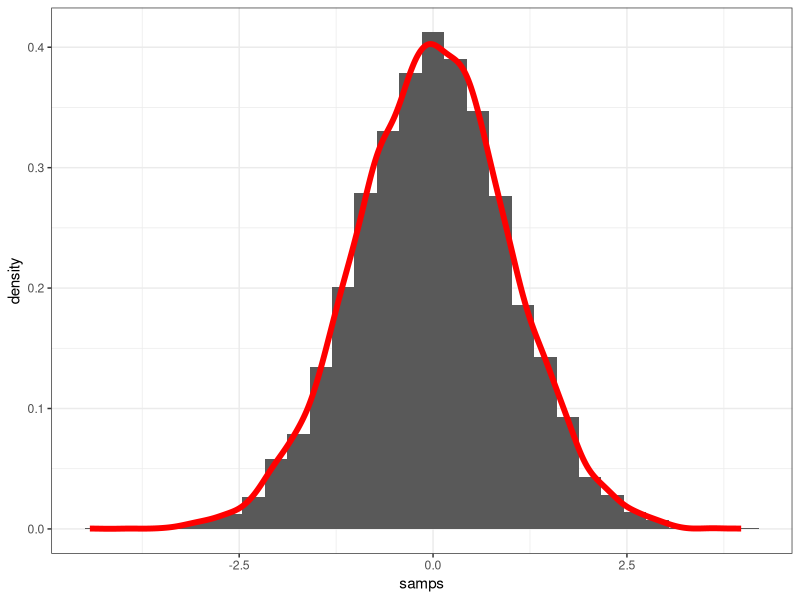
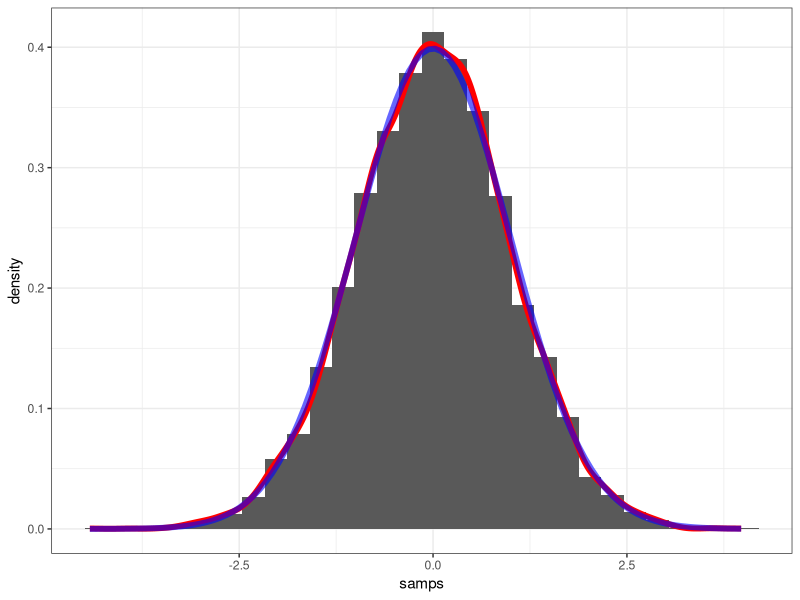
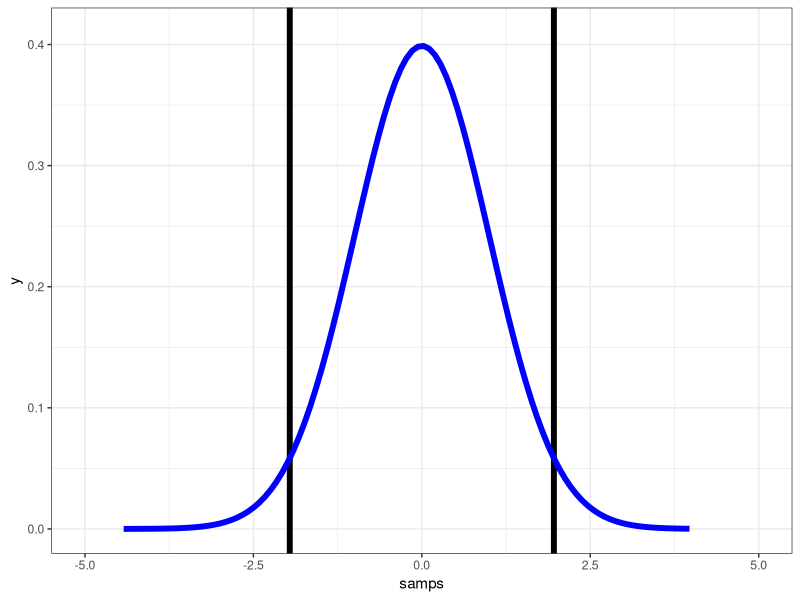
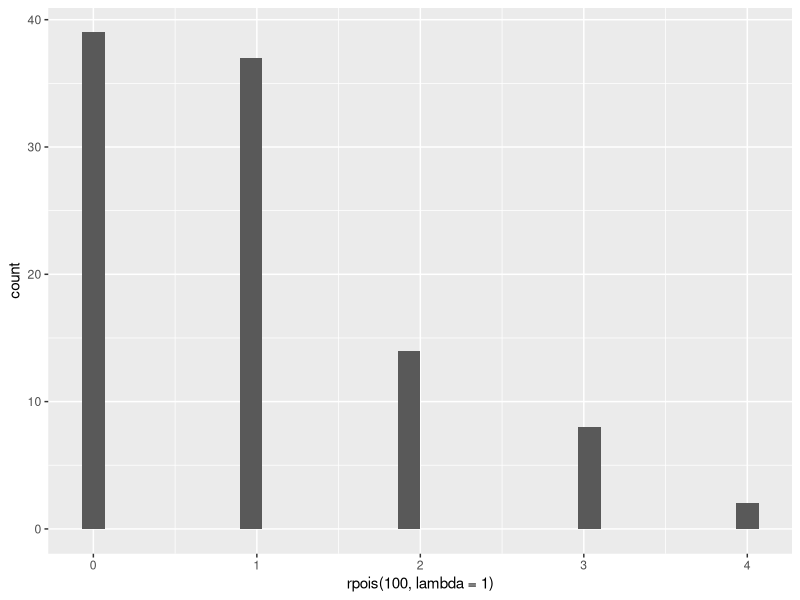

Recreate these plots in R, in order.
## ---- chunk 1
stdnorm_samps <- data.frame( samps = rnorm(n = 10000, mean = 0, sd = 1) )

library(ggplot2)

ggplot(data = stdnorm_samps, aes(x = samps)) +
  geom_histogram( aes( y = ..density.. ) ) +
  geom_density(colour = "red", size = 2) + 
  theme_bw()
## ---- chunk 2
ggplot(data = stdnorm_samps, aes(x = samps)) +
  geom_histogram( aes( y = ..density.. ) ) +
  geom_density(colour = "red", size = 2) + 
  stat_function( fun = dnorm, colour = "blue", alpha = 0.6, size = 2) +
  theme_bw()
## ---- chunk 3
qnorm(.025)
qnorm(.975)
## ---- chunk 4
ggplot(data = stdnorm_samps, aes(x = samps)) +
  coord_cartesian(xlim = c(-5, 5), ylim = c(0, 0.41)) +
  geom_vline(xintercept = c(-1.96, 1.96), size = 2 ) +
  stat_function( fun = dnorm, colour = "blue", size = 2) +
  theme_bw()
## ---- chunk 5


## ---- chunk 6
ggplot(data = NULL) +
  geom_histogram(aes(x = rpois(100, lambda = 1)))
## ---- chunk 7

## ---- chunk 8

